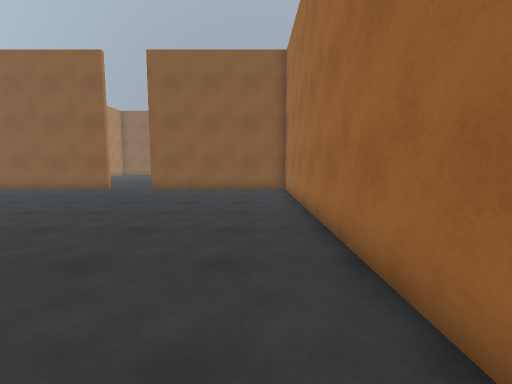
View 1 (above)

16 first-person views from a walk through a Unity game level. The camera is 1.4 m above the floor, tilts 6° down and sees 85° across. The floor is counted in squares, 1 m on a side. Each view is taken from the middle of a square. On the plan, view 1 faces up. The plan holds only what a view shows up to about 14 squares ahead; the rest is blank. The place goes on beyond the plan. The player character is not drawn.

View 2
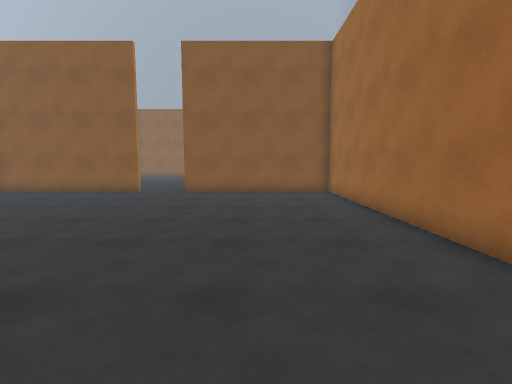

View 3
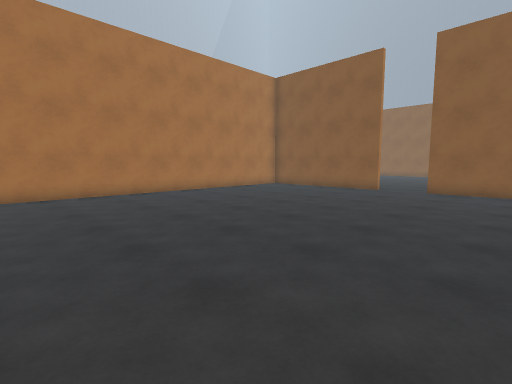

View 4
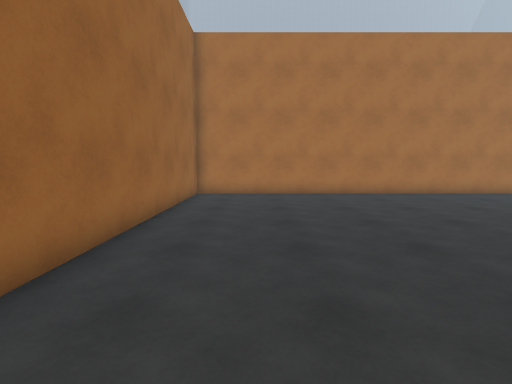

View 5
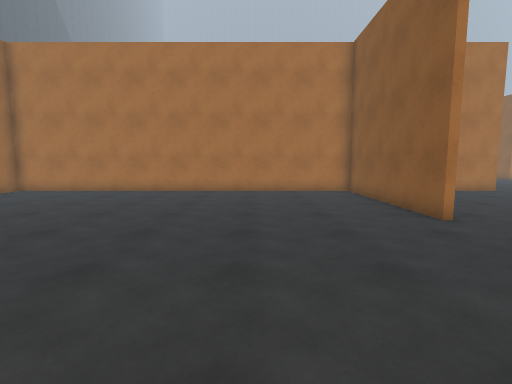

View 6
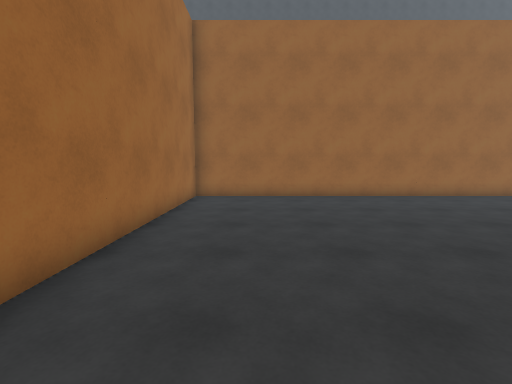

View 7
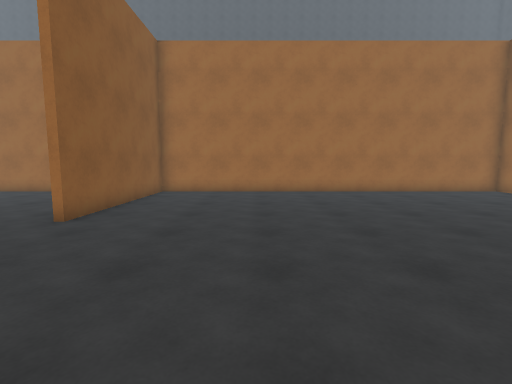

View 8
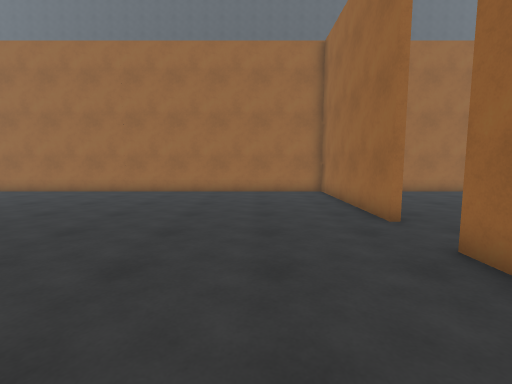

View 9
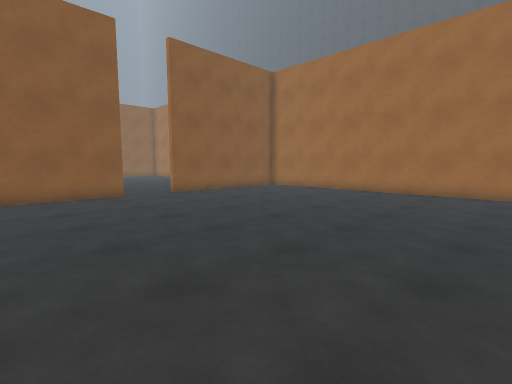

View 10
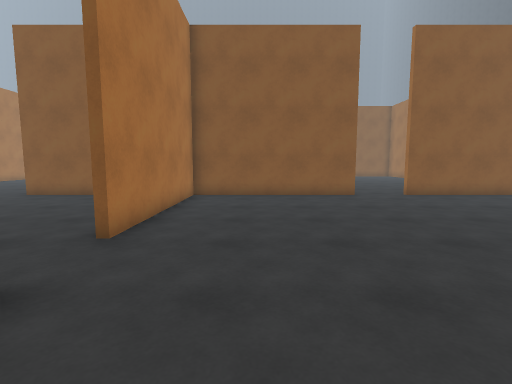

View 11
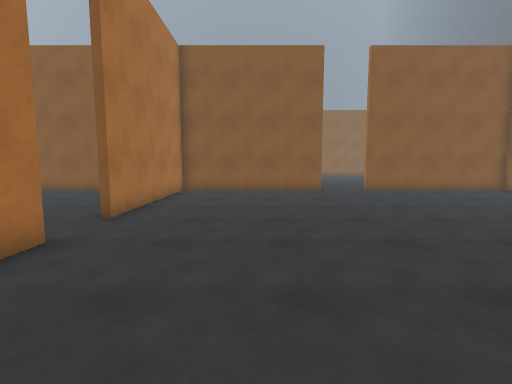

View 12
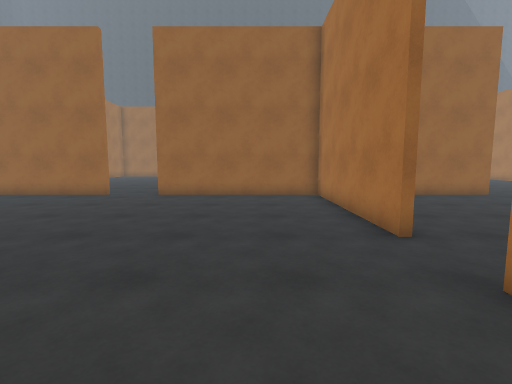

View 13
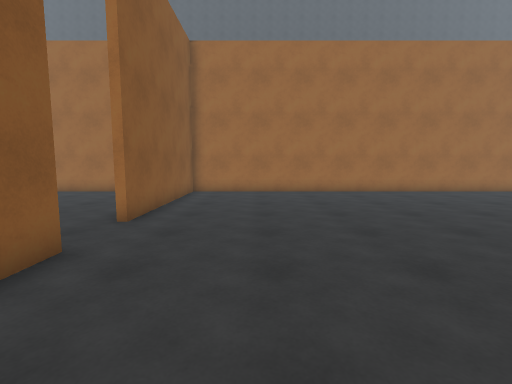

View 14
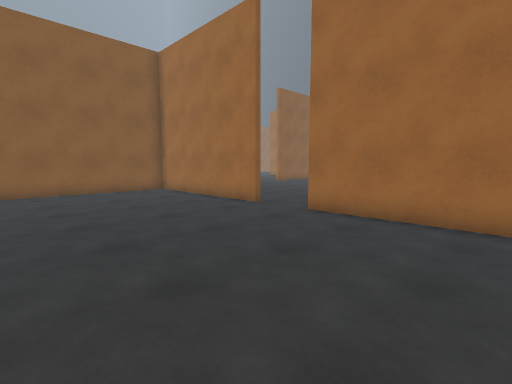

View 15
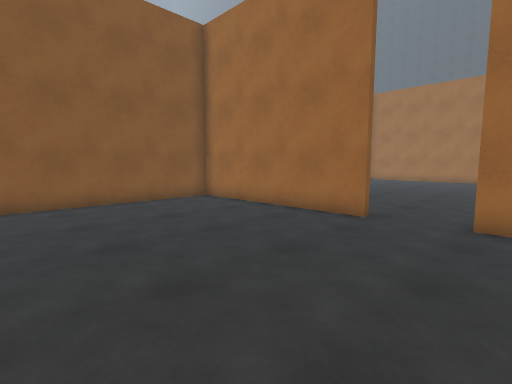

View 16
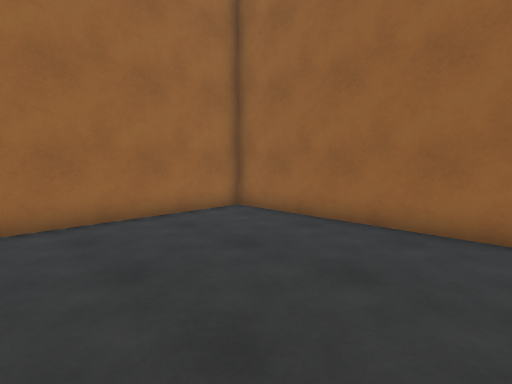

### Floor plan
Points are (right, up) in squares from view 1. A wall is a line through its corners. A room is listed if a view was taken in it or the views show most of it. See-through windows are left out.
Room 1 (views 1, 2, 3, 4, 5, 6, 7)
walls: (-7.6, 14.6) (-14.7, 14.6) (-14.7, -1.7) (1.5, -1.7) (1.5, 14.6) (-5.5, 14.6)
ways out: opening at (-6.5, 15) to room 2
Room 2 (views 8, 9, 10, 11, 12, 13, 14, 15, 16)
walls: (-14.7, 21.9) (-14.7, 14.8) (-7.6, 14.8); (-15, 24) (-15, 31.1) (-22, 31.1); (-7.6, 31.1) (-14.7, 31.1) (-14.7, 24); (-5.5, 14.8) (1.5, 14.8) (1.5, 31.1) (-5.5, 31.1); (-15, 14.8) (-15, 21.9); (-22.2, 14.8) (-14.7, 14.8)
ways out: opening at (-6.5, 15) to room 1; opening at (-6.5, 31); gap at (-22, 15); gap at (-22, 31)

Positions as (right, up) in squares from view 1, and headings:
1: (0, 0), facing up
2: (-2, 1), facing up
3: (-2, 0), facing up-left
4: (-2, 1), facing left
5: (-1, 10), facing left
6: (-1, 10), facing down
7: (-12, 10), facing right
8: (-12, 18), facing right
9: (-12, 19), facing up-right
10: (-12, 19), facing up
11: (-11, 17), facing up
12: (-12, 27), facing down
13: (-12, 28), facing right
14: (-22, 17), facing up-right
15: (-22, 21), facing up-right
16: (-22, 21), facing down-right
